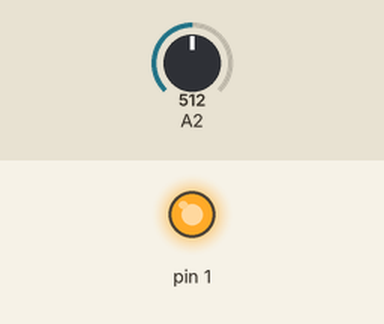
Simulated run of this sketch. Board: Arduino Uno, built with avr-gcc and run on an emulated ATmega328P. Parts: output pins drawn as LEDs (lit = HIGH). The test bench sets the inputs (shaded band); at power-on: A2 = 512.

Above: at 1.2 s.
1.3 s: A2 set to 137
2.8 s: A2 set to 122
At 3.7 s:
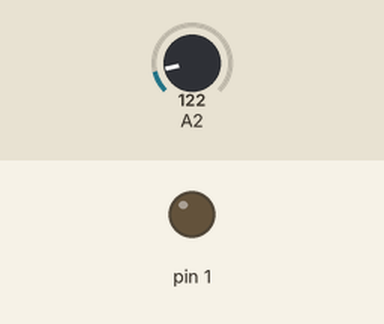
4.3 s: A2 set to 306
At 4.8 s:
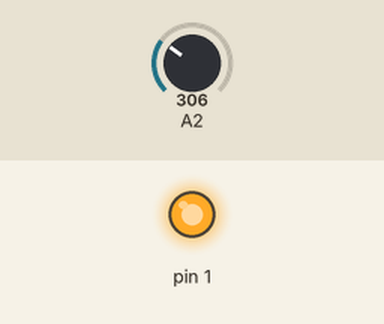
5.8 s: A2 set to 0
At 7.2 s:
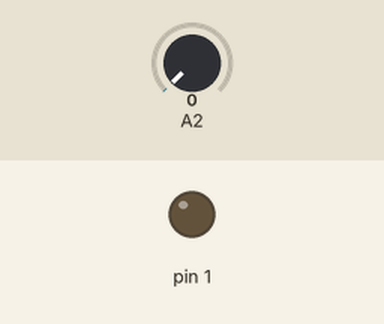
Timing chart, 0 to 8.3 s (numbered marks = the images above; inputs shaded):
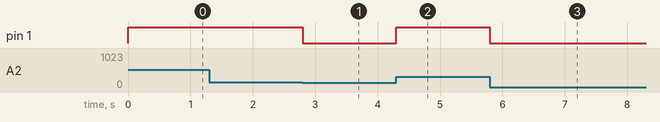

The sketch:

ATtiny13_PWM.ino
```cpp
int sV;
void setup() {
 pinMode(1,OUTPUT);

}

// the loop routine runs over and over again forever:
void loop() {
  // read the input on analog pin 0:
  sV = analogRead(2);
  // print out the value you read:
  analogWrite(1,sV);

}
```

Measured:
- the behaviour switches between 128 and 127 on A2 (found by bisection; images 0 and 1)
- after the input at 1.3 s, every drawn part: stays the same
- after the input at 2.8 s, pin 1: HIGH → LOW at once
- after the input at 4.3 s, pin 1: LOW → HIGH at once
- after the input at 5.8 s, pin 1: HIGH → LOW at once
